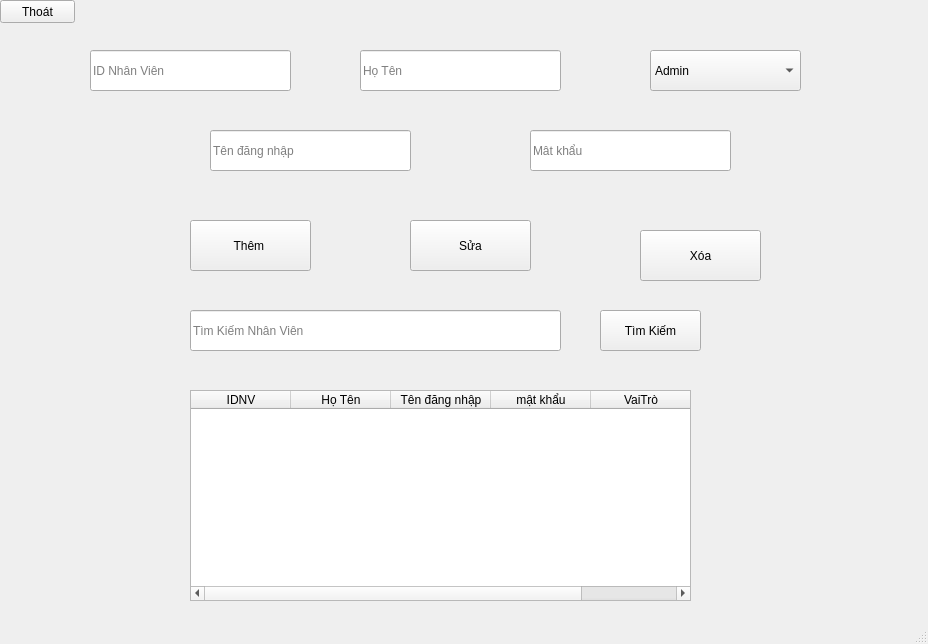
<?xml version="1.0" encoding="UTF-8"?>
<ui version="4.0">
 <class>MainWindow</class>
 <widget class="QMainWindow" name="MainWindow">
  <property name="geometry">
   <rect>
    <x>0</x>
    <y>0</y>
    <width>928</width>
    <height>644</height>
   </rect>
  </property>
  <property name="windowTitle">
   <string>MainWindow</string>
  </property>
  <widget class="QWidget" name="centralwidget">
   <widget class="QPushButton" name="btnThoat">
    <property name="geometry">
     <rect>
      <x>0</x>
      <y>0</y>
      <width>75</width>
      <height>23</height>
     </rect>
    </property>
    <property name="text">
     <string>Thoát</string>
    </property>
   </widget>
   <widget class="QTableWidget" name="tblNhanVien">
    <property name="geometry">
     <rect>
      <x>190</x>
      <y>390</y>
      <width>501</width>
      <height>211</height>
     </rect>
    </property>
    <column>
     <property name="text">
      <string>IDNV</string>
     </property>
    </column>
    <column>
     <property name="text">
      <string>Họ Tên</string>
     </property>
    </column>
    <column>
     <property name="text">
      <string>Tên đăng nhập</string>
     </property>
    </column>
    <column>
     <property name="text">
      <string>mật khẩu</string>
     </property>
    </column>
    <column>
     <property name="text">
      <string>VaiTrò</string>
     </property>
    </column>
   </widget>
   <widget class="QLineEdit" name="txtIDNV">
    <property name="geometry">
     <rect>
      <x>90</x>
      <y>50</y>
      <width>201</width>
      <height>41</height>
     </rect>
    </property>
    <property name="inputMask">
     <string/>
    </property>
    <property name="text">
     <string/>
    </property>
    <property name="placeholderText">
     <string>ID Nhân Viên</string>
    </property>
   </widget>
   <widget class="QLineEdit" name="txtTenDangNhap">
    <property name="geometry">
     <rect>
      <x>210</x>
      <y>130</y>
      <width>201</width>
      <height>41</height>
     </rect>
    </property>
    <property name="inputMask">
     <string/>
    </property>
    <property name="text">
     <string/>
    </property>
    <property name="placeholderText">
     <string>Tên đăng nhập</string>
    </property>
   </widget>
   <widget class="QLineEdit" name="txtMatKhau">
    <property name="geometry">
     <rect>
      <x>530</x>
      <y>130</y>
      <width>201</width>
      <height>41</height>
     </rect>
    </property>
    <property name="inputMask">
     <string/>
    </property>
    <property name="text">
     <string/>
    </property>
    <property name="placeholderText">
     <string>Mât khẩu</string>
    </property>
   </widget>
   <widget class="QLineEdit" name="txtHoTen">
    <property name="geometry">
     <rect>
      <x>360</x>
      <y>50</y>
      <width>201</width>
      <height>41</height>
     </rect>
    </property>
    <property name="inputMask">
     <string/>
    </property>
    <property name="text">
     <string/>
    </property>
    <property name="placeholderText">
     <string>Họ Tên</string>
    </property>
   </widget>
   <widget class="QComboBox" name="cmbVaiTro">
    <property name="geometry">
     <rect>
      <x>650</x>
      <y>50</y>
      <width>151</width>
      <height>41</height>
     </rect>
    </property>
    <item>
     <property name="text">
      <string>Admin</string>
     </property>
    </item>
    <item>
     <property name="text">
      <string>NhanVien</string>
     </property>
    </item>
   </widget>
   <widget class="QPushButton" name="btnThem">
    <property name="geometry">
     <rect>
      <x>190</x>
      <y>220</y>
      <width>121</width>
      <height>51</height>
     </rect>
    </property>
    <property name="text">
     <string>Thêm </string>
    </property>
   </widget>
   <widget class="QPushButton" name="btnSua">
    <property name="geometry">
     <rect>
      <x>410</x>
      <y>220</y>
      <width>121</width>
      <height>51</height>
     </rect>
    </property>
    <property name="text">
     <string>Sửa</string>
    </property>
   </widget>
   <widget class="QPushButton" name="btnXoa">
    <property name="geometry">
     <rect>
      <x>640</x>
      <y>230</y>
      <width>121</width>
      <height>51</height>
     </rect>
    </property>
    <property name="text">
     <string>Xóa</string>
    </property>
   </widget>
   <widget class="QLineEdit" name="txtTuKhoa">
    <property name="geometry">
     <rect>
      <x>190</x>
      <y>310</y>
      <width>371</width>
      <height>41</height>
     </rect>
    </property>
    <property name="inputMask">
     <string/>
    </property>
    <property name="text">
     <string/>
    </property>
    <property name="placeholderText">
     <string>Tìm Kiếm Nhân Viên</string>
    </property>
   </widget>
   <widget class="QPushButton" name="btnTimKiem">
    <property name="geometry">
     <rect>
      <x>600</x>
      <y>310</y>
      <width>101</width>
      <height>41</height>
     </rect>
    </property>
    <property name="text">
     <string>Tìm Kiếm</string>
    </property>
   </widget>
  </widget>
  <widget class="QStatusBar" name="statusbar"/>
 </widget>
 <resources/>
 <connections/>
</ui>
